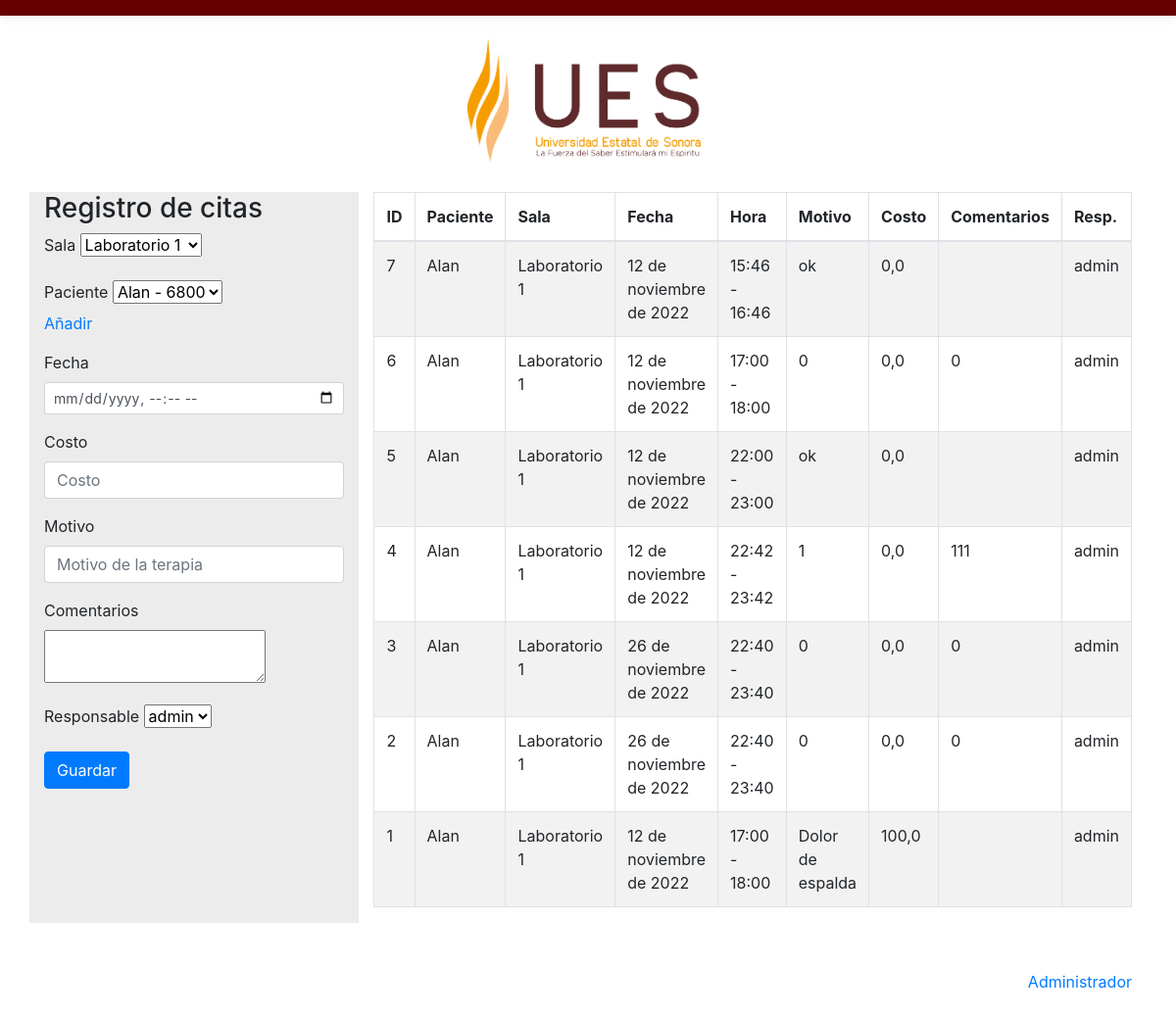
Page /citas on the earlier database version.
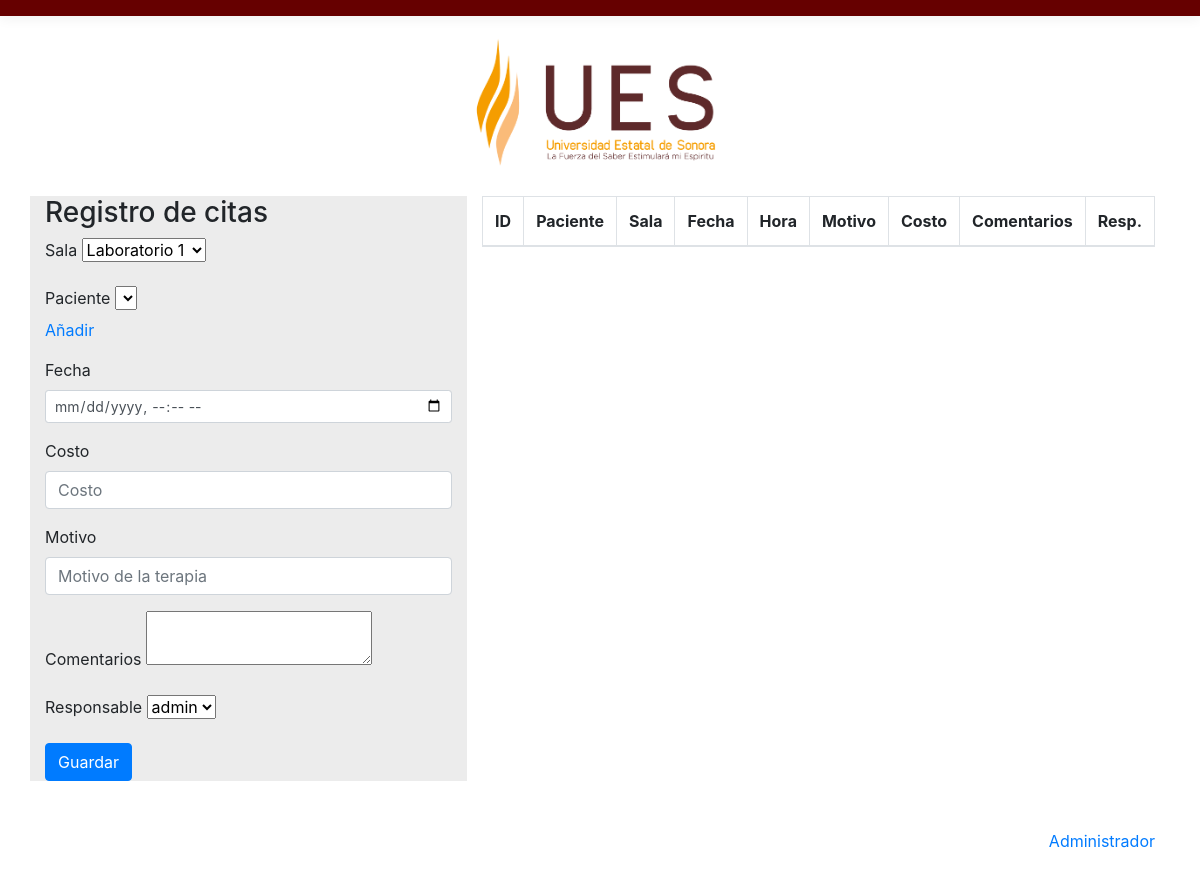
Same page on the later database version.
### fisioterapias/models.py (models this page shows, shortened)
class Cita(models.Model):
    paciente = models.ForeignKey(Paciente, on_delete=models.CASCADE, blank=False)
    aula = models.ForeignKey(Aula, on_delete=models.CASCADE, blank=False)
    motivo = models.CharField(max_length=200, blank=False)
    fecha = models.DateField(blank=False)
    hora_inicio = models.TimeField(blank=False)
    hora_cierre = models.TimeField(blank=False)
    cumplio = models.BooleanField(default='0')
    costo = models.FloatField(blank=True)
    comentarios = models.CharField(max_length=240, blank=True)
    responsable = models.ForeignKey(User, on_delete=models.CASCADE, blank=False)

class Paciente(models.Model):
    nombre = models.CharField(max_length=200, blank=False)
    procedencia = models.ForeignKey(Procedencia, on_delete=models.CASCADE, blank=True)
    expediente = models.CharField(max_length=200, blank=True)
    programaeducativo = models.ForeignKey(ProgramaEducativo, on_delete=models.CASCADE, blank=True)

class Aula(models.Model):
    nombre = models.CharField(max_length=200, blank=False)

### fisioterapias/views.py (the view)
# urls.py: path("citas", views.citas, name="Citas"),
def citas(request):
    citas = Cita.objects.all().order_by('-id')
    aulas = Aula.objects.all()
    programaseducativos = ProgramaEducativo.objects.all()
    procedencias = Procedencia.objects.all()
    responsables = User.objects.all()
    pacientes = Paciente.objects.all()
    context = {
        "citas": citas,
        "aulas": aulas,
        "responsables": responsables,
        "pacientes": pacientes,
        "programaseducativos": programaseducativos,
        "procedencias": procedencias
    }
    return render(request, "citas.html", context)

### fisioterapias/templates/citas.html (shortened to what this page needs)
{% extends "base2.html" %}
{% load static %}
{% block content %}
<div class="container">
    <div class="row">
        <div class="col" style="background-color: rgb(236, 236, 236)">
            <form id="form1">
                <h3>Registro de citas</h3>
                <div class="form-group">
                    <label>Sala</label>
                    <select id="id_aula" required>
                    {% for aula in aulas %}
                        <option value="{{ aula.id }}"> {{ aula.nombre }}</option>
                    {% endfor %}
                    </select>
                </div>
                <div class="form-group">
                  <label>Paciente</label>
                  <select id="id_paciente" required>
                    {% for paciente in pacientes %}
                    <option value="{{ paciente.id }}"> {{ paciente.nombre }} -  {{ paciente.expediente }}</option>
                    {% endfor %}
                  </select>   <p><a href="#ex1" rel="modal:open">Añadir</a></p>
                </div>
                <div class="form-group">
                    <label>Fecha</label>
                    <input type="datetime-local" class="form-control form-control-sm" id="fecha" required>
                  </div>
                  <div class="form-group">
                    <label>Costo</label>
                    <input type="number" class="form-control" id="costo" placeholder="Costo" required>
                  </div>
                  <div class="form-group">
                    <label>Motivo</label>
                    <input type="text" class="form-control" id="motivo" placeholder="Motivo de la terapia" required>
                  </div>
                  <div class="form-group">
                    <label>Comentarios</label>
                    <textarea id="comentarios"></textarea>
                  </div>
                  <div class="form-group">
                    <label>Responsable</label>
                    <select id="responsable" required>
                        {% for responsable in responsables %}
                        <option value="{{ responsable.id }}"> {{ responsable.username }}</option>
                        {% endfor %}
                    </select>
                  </div>
                <button type="submit" id="Guardar" class="btn btn-primary">Guardar</button>
              </form>
        </div>
        <div class="col">
            <table id="example" class="table table-striped table-bordered" style="width:100%">
                <thead>
                    <tr>
                        <th>ID</th>
                        <th>Paciente</th>
                        <th>Sala</th>
                        <th>Fecha</th>
                        <th>Hora</th>
                        <th>Motivo</th>
                        <th>Costo</th>
                        <th>Comentarios</th>
                        <th>Resp.</th>
                    </tr>
                </thead>
                <tbody>
                    {% for cita in citas %}
                   <tr>
                        <td>{{ cita.id }} </td>
                        <td>{{ cita.paciente.nombre }} </td>
                        <td>{{ cita.aula.nombre }} </td>
                        <td>{{ cita.fecha }} </td>
                        <td>{{ cita.hora_inicio }} - {{ cita.hora_cierre }} </td>
                        <td>{{ cita.motivo }} </td>
                        <td>{{ cita.costo }} </td>
                        <td>{{ cita.comentarios }} </td>
                        <td>{{ cita.responsable }} </td>
                    </tr>
                    {% endfor %}
            </table>
        </div>
    </div>
</div>
{% endblock %}

### fisioterapias/templates/base2.html (shortened to what this page needs)
{% load static %}
<!DOCTYPE html>
<html lang="en">
  <head>
    <link rel="stylesheet" href="https://getbootstrap.com/docs/4.0/dist/css/bootstrap.min.css">
    <link rel="stylesheet" href="{% static 'css/album.css' %}">
    <link rel="stylesheet" href="https://cdn.datatables.net/1.13.1/css/dataTables.bootstrap4.min.css">
    <link rel="stylesheet" href="https://cdnjs.cloudflare.com/ajax/libs/jquery-modal/0.9.1/jquery.modal.min.css" />
  </head>
  <body>
    <header>
      <div class="navbar navbar-dark bg-dark box-shadow">
      </div>
    </header>
    <main role="main">
      <section class="text-center">
        <div class="container">
            <a href="/"><img src="{% static 'logo.png'  %}" width="300px" /></a>
        </div>
      </section>
      {% block content %}
      {% endblock %}
    </main>
    <footer class="text-muted">
      <div class="container">
        <p class="float-right">
          <a href="/admin">Administrador</a>
        </p>
      </div>
    </footer>
  </body>
</html>

### fisioterapias/static/css/album.css (style rules this page uses)
:root { --jumbotron-padding-y: 3rem; }
footer { padding-top: 3rem; padding-bottom: 3rem; }
footer p { margin-bottom: .25rem; }
.box-shadow { box-shadow: 0 .25rem .75rem rgba(0, 0, 0, .05); }

### fisioterapias/templates/base2.html (style rules this page uses)
.bg-dark { background-color: #660000!important; }

Differences in the rows shown:
removed Cita: id "7", paciente.nombre "Alan", aula.nombre "Laboratorio 1", fecha "12 de noviembre de 2022", hora_inicio "15:46", hora_cierre "16:46", motivo "ok", costo "0,0", responsable "admin"
removed Cita: id "6", paciente.nombre "Alan", aula.nombre "Laboratorio 1", fecha "12 de noviembre de 2022", hora_inicio "17:00", hora_cierre "18:00", motivo "0", costo "0,0", comentarios "0", responsable "admin"
removed Cita: id "5", paciente.nombre "Alan", aula.nombre "Laboratorio 1", fecha "12 de noviembre de 2022", hora_inicio "22:00", hora_cierre "23:00", motivo "ok", costo "0,0", responsable "admin"
removed Cita: id "4", paciente.nombre "Alan", aula.nombre "Laboratorio 1", fecha "12 de noviembre de 2022", hora_inicio "22:42", hora_cierre "23:42", motivo "1", costo "0,0", comentarios "111", responsable "admin"
removed Cita: id "3", paciente.nombre "Alan", aula.nombre "Laboratorio 1", fecha "26 de noviembre de 2022", hora_inicio "22:40", hora_cierre "23:40", motivo "0", costo "0,0", comentarios "0", responsable "admin"
removed Cita: id "2", paciente.nombre "Alan", aula.nombre "Laboratorio 1", fecha "26 de noviembre de 2022", hora_inicio "22:40", hora_cierre "23:40", motivo "0", costo "0,0", comentarios "0", responsable "admin"
removed Cita: id "1", paciente.nombre "Alan", aula.nombre "Laboratorio 1", fecha "12 de noviembre de 2022", hora_inicio "17:00", hora_cierre "18:00", motivo "Dolor de espalda", costo "100,0", responsable "admin"
Other differences:
form field value: "Alan - 6800" → (not shown)
